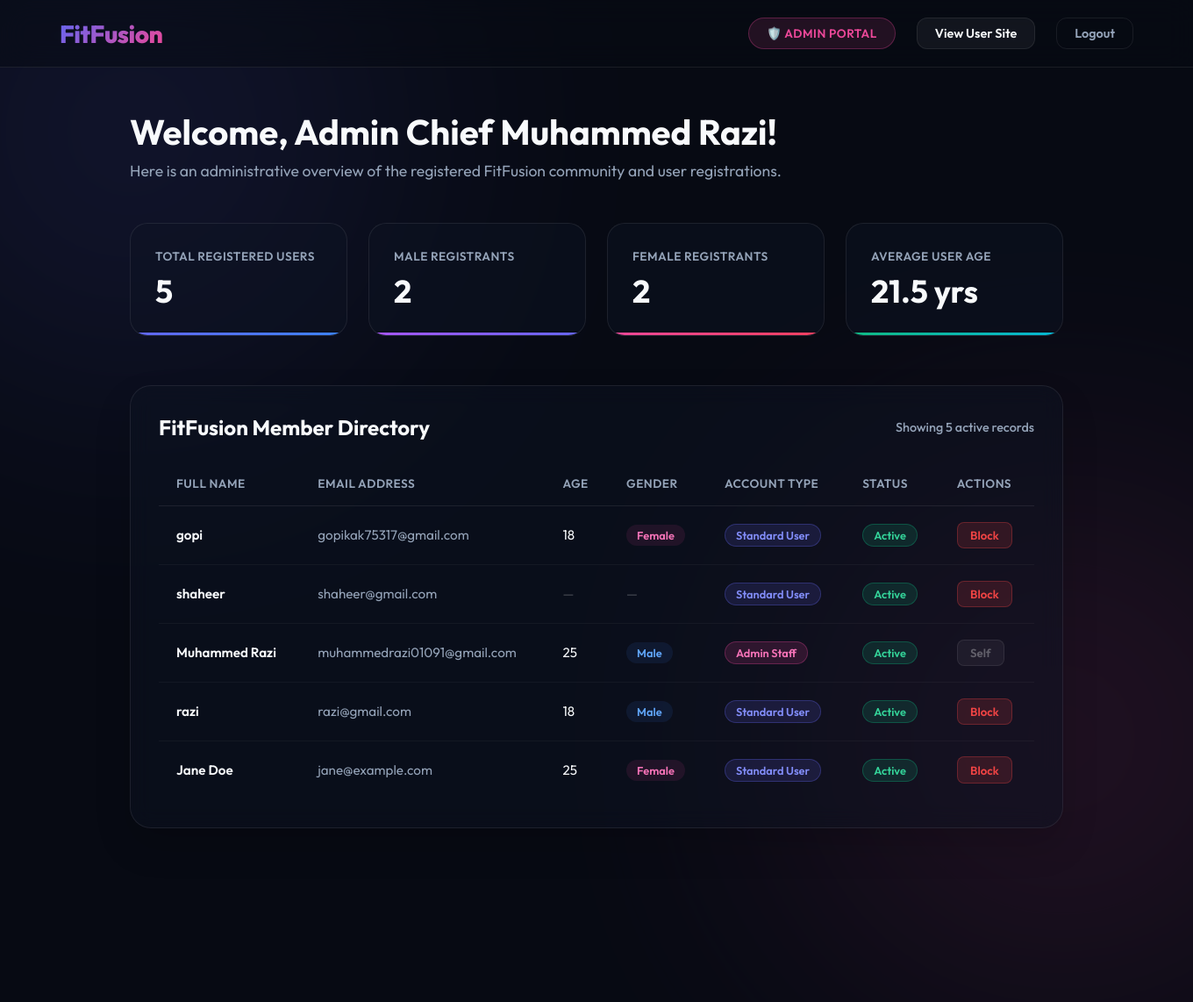
Screenshot of /admin-panel/ (signed in) with the database file from the repository.
### fit/models.py (models this page shows, shortened)
class CustomUser(AbstractBaseUser, PermissionsMixin):
    email = models.EmailField(unique=True)
    name = models.CharField(max_length=255)
    age = models.PositiveIntegerField(
        null=True,
        blank=True
    )
    GENDER_CHOICES = (
        ('M', 'Male'),
        ('F', 'Female'),
        ('O', 'Other'),
    )
    gender = models.CharField(
        max_length=1,
        choices=GENDER_CHOICES,
        null=True,
        blank=True
    )
    is_active = models.BooleanField(default=True)
    is_staff = models.BooleanField(default=False)
    is_paid = models.BooleanField(default=False)
    subscription_start = models.DateTimeField(
        null=True,
        blank=True
    )
    subscription_end = models.DateTimeField(
        null=True,
        blank=True
    )
    objects = CustomUserManager()
    USERNAME_FIELD = 'email'
    REQUIRED_FIELDS = ['name']

### fit/views.py (the view)
# urls.py: path('admin-panel/', views.admin_panel_view, name='admin_panel'),
@login_required(login_url='login')
@user_passes_test(lambda u: u.is_staff or u.is_superuser, login_url='home')
def admin_panel_view(request):
    users = User.objects.all().order_by('-id')
    total_users = users.count()
    male_users = users.filter(gender='M').count()
    female_users = users.filter(gender='F').count()
    other_users = users.filter(gender='O').count()
    ages = [u.age for u in users if u.age is not None]
    avg_age = sum(ages) / len(ages) if ages else 0
    context = {
        'users': users,
        'total_users': total_users,
        'male_users': male_users,
        'female_users': female_users,
        'other_users': other_users,
        'avg_age': round(avg_age, 1),
    }
    return render(request, 'fit/admin_panel.html', context)

### fit/templates/fit/admin_panel.html (shortened to what this page needs)
<!DOCTYPE html>
<html lang="en">
<head>
</head>
<body>
    <div class="bg-blob blob-1"></div>
    <div class="bg-blob blob-2"></div>
    <nav>
        <div class="nav-logo">
            <h1>FitFusion</h1>
        </div>
        <div class="nav-user">
            <span class="role-badge">🛡️ Admin Portal</span>
            <a href="{% url 'home' %}" class="btn-view-site">View User Site</a>
            <a href="{% url 'logout' %}" class="btn-logout">Logout</a>
        </div>
    </nav>
    <main>
        <div class="welcome-header">
            <h2>Welcome, Admin Chief {{ request.user.name }}!</h2>
            <p>Here is an administrative overview of the registered FitFusion community and user registrations.</p>
        </div>
        <div class="stats-grid">
            <div class="stat-card total">
                <span class="stat-label">Total Registered Users</span>
                <span class="stat-value">{{ total_users }}</span>
            </div>
            <div class="stat-card male">
                <span class="stat-label">Male Registrants</span>
                <span class="stat-value">{{ male_users }}</span>
            </div>
            <div class="stat-card female">
                <span class="stat-label">Female Registrants</span>
                <span class="stat-value">{{ female_users }}</span>
            </div>
            <div class="stat-card age">
                <span class="stat-label">Average User Age</span>
                <span class="stat-value">{% if avg_age %}{{ avg_age }} yrs{% else %}N/A{% endif %}</span>
            </div>
        </div>
        <div class="table-section">
            <div class="table-header">
                <h3>FitFusion Member Directory</h3>
                <span style="color: var(--text-secondary); font-size: 0.9rem; font-weight: 500;">
                    Showing {{ users|length }} active records
                </span>
            </div>
            <div class="table-container">
                <table>
                    <thead>
                        <tr>
                            <th>Full Name</th>
                            <th>Email Address</th>
                            <th>Age</th>
                            <th>Gender</th>
                            <th>Account Type</th>
                            <th>Status</th>
                            <th>Actions</th>
                        </tr>
                    </thead>
                    <tbody>
                        {% for user in users %}
                        <tr>
                            <td style="font-weight: 600;">{{ user.name }}</td>
                            <td style="color: var(--text-secondary);">{{ user.email }}</td>
                            <td>{% if user.age %}{{ user.age }}{% else %}<span style="color: rgba(255,255,255,0.25);">—</span>{% endif %}</td>
                            <td>
                                {% if user.gender == 'M' %}
                                <span class="badge male">Male</span>
                                {% elif user.gender == 'F' %}
                                <span class="badge female">Female</span>
                                {% elif user.gender == 'O' %}
                                <span class="badge other">Other</span>
                                {% else %}
                                <span style="color: rgba(255,255,255,0.25);">—</span>
                                {% endif %}
                            </td>
                            <td>
                                {% if user.is_staff or user.is_superuser %}
                                <span class="badge admin">Admin Staff</span>
                                {% else %}
                                <span class="badge user">Standard User</span>
                                {% endif %}
                            </td>
                            <td>
                                {% if user.is_active %}
                                <span class="badge active">Active</span>
                                {% else %}
                                <span class="badge blocked">Blocked</span>
                                {% endif %}
                            </td>
                            <td>
                                {% if user == request.user %}
                                <button class="btn-action disabled" disabled>Self</button>
                                {% else %}
                                <form method="POST" action="{% url 'toggle_user_status' user.id %}" style="display: inline;">
                                    {% if user.is_active %}
                                    <button type="submit" class="btn-action block">Block</button>
                                    {% else %}
                                    <button type="submit" class="btn-action unblock">Unblock</button>
                                    {% endif %}
                                </form>
                                {% endif %}
                            </td>
                        </tr>
                        {% empty %}
                        <tr>
                            <td colspan="7" style="text-align: center; color: var(--text-secondary); padding: 3rem;">
                                No registered users found.
                            </td>
                        </tr>
                        {% endfor %}
                    </tbody>
                </table>
            </div>
        </div>
    </main>
</body>
</html>

### rows the page displays
CustomUser: user.name "Muhammed Razi", name "Muhammed Razi", email "muhammedrazi01091@gmail.com", age "25", gender "Male", is_staff "Admin Staff", is_active "Active", shows "Self"
CustomUser: name "gopi", email "gopikak75317@gmail.com", age "18", gender "Female", is_staff "Standard User", is_active "Active"
CustomUser: name "shaheer", email "shaheer@gmail.com", is_staff "Standard User", is_active "Active"
CustomUser: name "razi", email "razi@gmail.com", age "18", gender "Male", is_staff "Standard User", is_active "Active"
CustomUser: name "Jane Doe", email "jane@example.com", age "25", gender "Female", is_staff "Standard User", is_active "Active"

### other values shown
{{ total_users }} "5"
{{ male_users }} "2"
{{ female_users }} "2"
{{ avg_age }} "21.5"
{{ users|length }} "5"
